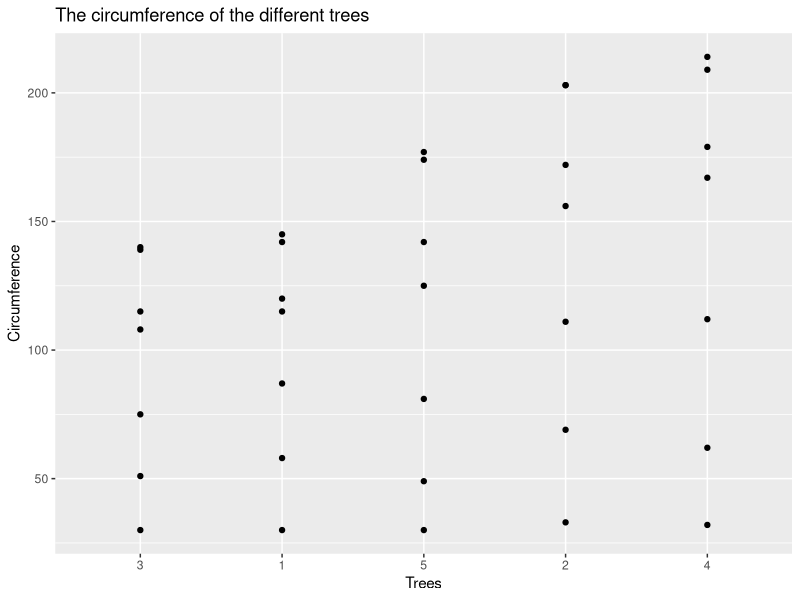
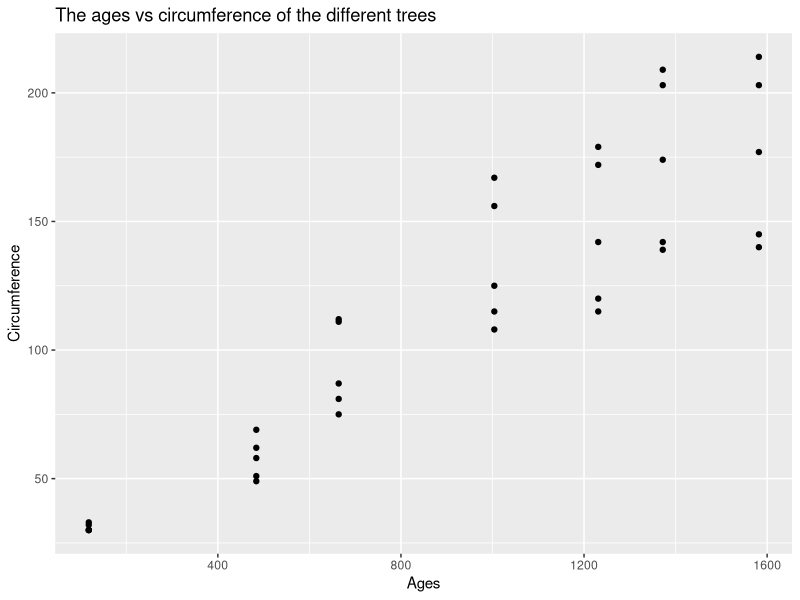

Recreate these plots in R, in order.
#Emma Buckley
#Day_2
#Quiz
#20 April 2021

#Question 1:List different classes of data
#1. Numerical data:
#1.1 Discrete data - These are whole numbers and an example is 1.
#1.2 Continuous data - These would be numbers that are not whole numbers, such as 
#decimal numbers, an example is 0.1.
#1.3 Dates - such as 20 April 2021

#2. Qualitative data:
#2.1 Categorical data - These are dats with Categories such as colour or 
#  type of flower
#2.2 ordinal data - These are data with rankings - high, middle, low

#3. Binary data - These are data where there are only two outcomes 
#   such as true and false
#4. Complex numbers - Numbers that are complex
#5. Missing values - Missing values will be N/A

#Functions to view your data:
#View(dataset)
#summary(dataset)
#head(dataset)
#tail(dataset)
#glimpse(dataset)

#Discuss skewness and Kurtosis:
#Skewness:
#There are two types of skewness:
#Positively skewed and negatively skewed
#Positively skewed is when the data is skewed to the right and Negatively skewed
#data is skewed to the left


#Kurtosis:
#There are three outcomes from Kurtosis:
#Mesokurtic, Leprokurtic and Platykurtic
#Mesokurtic is when the data looks normally distributed
#Leprokurtic is when the data has a sharp increase and decrease.
#Platykurtic is when the data has a flat curve with a gradual increase and decrease.

#Question 2:

#Loading the tidyverse package
library(tidyverse)
library(e1071)
data()
ls("package:datasets")
#Loading the dataset orange
Orange <- datasets::Orange
View(Orange)
str(Orange)
#The variable tree is ordinal data and therefore belongs to the Qualitative data
#The variable age is numerical data and the type of numerical data is discrete data
#The variable circumference is numerical data and the type of numerical data is discrete data
#The dataset Orange is numerical data

#First six rows:
head(Orange)
#Last six rows:
tail(Orange)
#column names:
colnames(Orange)
#Summary of the statistics:
summary(Orange)

#Mean, median and Standard deviation of age and circumference for each trees

#Mean for age
Orange %>% 
  group_by(Tree) %>%
  summarise(Orange = mean(age))

#Median for age
Orange %>% 
  group_by(Tree) %>%
  summarise(Orange = median(age))

#Standard deviation for age
Orange %>% 
  group_by(Tree) %>% 
  summarise(Orange = sd(age))

#Mean for circumference
Orange %>% 
  group_by(Tree) %>%
  summarise(Orange = mean(circumference))

#Median for circumference:
Orange %>% 
  group_by(Tree) %>%
  summarise(Orange = median(circumference))

#Standard deviation for circumference:
Orange %>% 
  group_by(Tree) %>% 
  summarise(Orange = sd(circumference))


library(e1071)
kurtosis(Orange)

#Skewness:  
skewness(Orange)
  
#summarise to determine min, max, quartiles for circumference  
Orange %>% 
  group_by(Tree) %>%
  summarise(min_wt = min(circumference),
            qrt1_wt = quantile(circumference, p = 0.25),
            med_wt = median(circumference),
            qrt3_wt = quantile(circumference, p = 0.75),
            max_wt = max(circumference))  

#Creating plots:
#plot 1:
ggplot(data = Orange, aes(x = Tree, y = circumference)) +
  geom_point()+
  labs(x = "Trees", y = "Circumference",
       title = "The circumference of the different trees")

#plot 2:
ggplot(data = Orange, aes(x = age, y = circumference)) +
  geom_point()+
  labs(x = "Ages", y = "Circumference",
       title = "The ages vs circumference of the different trees")
              
#Question 3:
#Explain the following functions
#The function mutate() creates new columns 
#The function select() selects certain columns of your choice
#The function group_by() groups the dataset by a specific variable of choice
#The function filter() selects certain rows within your dataset
#The function separate() separates a column into multiple columns

